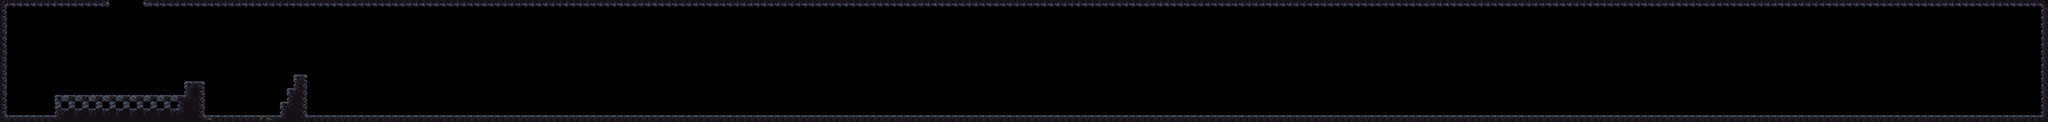

This game map was drawn from its Tiled (.tmx) file and the tilesets committed beside it. A one-line description and the trimmed map source follow:
An orthogonal 300x18 tile map with 8x8 px tiles, 3 tile layers (Ground, Spikes, Branches), 6 tilesets and 16 objects.

<map version="1.9" tiledversion="1.9.2" orientation="orthogonal" renderorder="right-down" width="300" height="18" tilewidth="8" tileheight="8" infinite="0" nextlayerid="5" nextobjectid="77">
 <tileset firstgid="1" source="../Rocks.tsx" />
 <tileset firstgid="37" source="../Spikes.tsx" />
 <tileset firstgid="53" source="../Mechanics.tsx" />
 <tileset firstgid="60" source="../Lava.tsx" />
 <tileset firstgid="96" source="../Branches.tsx" />
 <tileset firstgid="126" source="../Dirt.tsx" />
 <layer id="1" name="Ground" width="300" height="18">
  <data>[5400 cells, 708 non-empty, 15 distinct tile ids]</data>
 </layer>
 <layer id="2" name="Spikes" width="300" height="18">
  <data>[5400 cells, 0 non-empty, 0 distinct tile ids]</data>
 </layer>
 <objectgroup id="3" name="Mechanics">
  <object id="61" gid="56" x="16" y="128" width="8" height="12" />
  <object id="62" gid="59" x="2304" y="56" width="8" height="8" />
  <object id="63" gid="59" x="2352" y="56" width="8" height="8" />
  <object id="64" gid="59" x="2288" y="80" width="8" height="8" />
  <object id="65" gid="59" x="2288" y="88" width="8" height="8" />
  <object id="66" gid="59" x="2296" y="96" width="8" height="8" />
  <object id="67" gid="59" x="2304" y="104" width="8" height="8" />
  <object id="68" gid="59" x="2336" y="104" width="8" height="8" />
  <object id="69" gid="59" x="2312" y="104" width="8" height="8" />
  <object id="70" gid="59" x="2320" y="104" width="8" height="8" />
  <object id="71" gid="59" x="2328" y="104" width="8" height="8" />
  <object id="72" gid="59" x="2344" y="104" width="8" height="8" />
  <object id="73" gid="59" x="2352" y="104" width="8" height="8" />
  <object id="74" gid="59" x="2360" y="96" width="8" height="8" />
  <object id="75" gid="59" x="2368" y="88" width="8" height="8" />
  <object id="76" gid="59" x="2368" y="80" width="8" height="8" />
 </objectgroup>
 <layer id="4" name="Branches" width="300" height="18">
  <data>[5400 cells, 9 non-empty, 4 distinct tile ids]</data>
 </layer>
</map>
